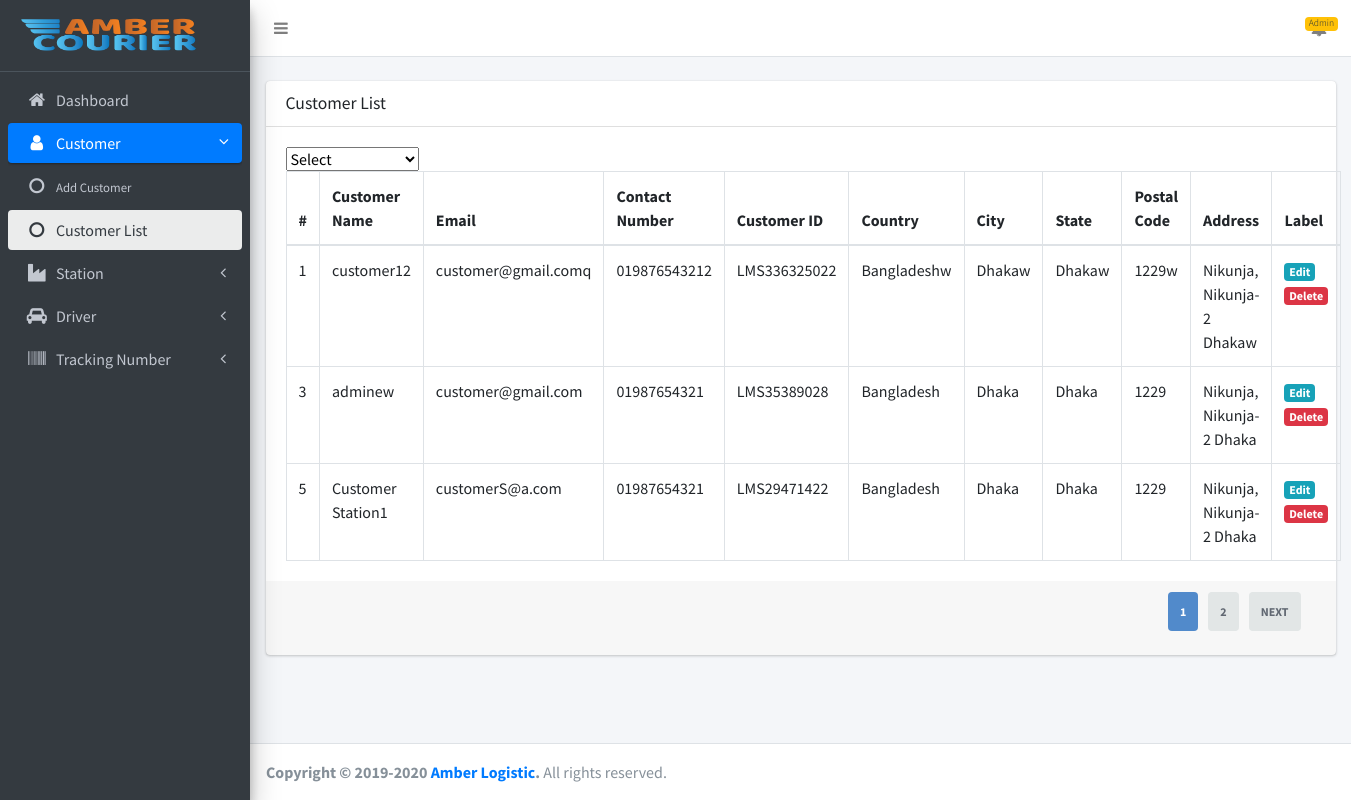
The page /admin/customers/view.php (signed in) on the database its author committed.
### tables this page shows
CREATE TABLE `customers` (
  `id` int(11) NOT NULL,
  `username` varchar(255) DEFAULT NULL,
  `password` varchar(255) DEFAULT NULL,
  `name` varchar(255) DEFAULT NULL,
  `email` varchar(255) DEFAULT NULL,
  `contact_number` varchar(255) DEFAULT NULL,
  `custom_id` varchar(255) DEFAULT NULL,
  `company_name` varchar(255) DEFAULT NULL,
  `country` varchar(255) DEFAULT NULL,
  `state` varchar(255) DEFAULT NULL,
  `city` varchar(255) DEFAULT NULL,
  `post_code` varchar(255) DEFAULT NULL,
  `address` varchar(255) DEFAULT NULL,
  `creator_type` int(11) DEFAULT NULL COMMENT '1=admin,2=station',
  `created_by` int(11) DEFAULT NULL,
  `created_at` timestamp NULL DEFAULT current_timestamp()
);

### admin/customers/view.php (the view, shortened to what this page needs)
<?php
include(ROOT_PATH . "includes/db.php");
$total_pages = $con->query('SELECT * FROM customers')->num_rows;
$page = isset($_GET['page']) && is_numeric($_GET['page']) ? $_GET['page'] : 1;
$num_results_on_page = PAGINATION;
$calc_page = ($page - 1) * $num_results_on_page;
$query = "SELECT * FROM customers ORDER BY id LIMIT $calc_page,$num_results_on_page";
$result = mysqli_query($con, $query);
?>
<!DOCTYPE html>
<html lang="en">
<?php
include(ROOT_PATH . "admin/includes/head.php"); ?>
<body class="hold-transition sidebar-mini layout-fixed">
<div class="wrapper">
    <?php
    include(ROOT_PATH . "admin/includes/header.php");
    include(ROOT_PATH . "admin/includes/sidebar.php");
    ?>
    <div class="content-wrapper">
        <br>
        <section class="content">
            <div class="container-fluid">
                <div class="row">
                    <div class="col-md-12">
                        <div class="card">
                            <div class="card-header">
                                <h3 class="card-title">Customer List</h3>
                            </div>
                            <div class="card-body">
                                <select id="mySelect">
                                    <option>Select</option>
                                </select>
                                <table class="table table-bordered">
                                    <thead>
                                    <tr>
                                        <th style="width: 10px" id="id">#</th>
                                        <th id="name">Customer Name</th>
                                        <th id="email">Email</th>
                                        <th id="c_number">Contact Number</th>
                                        <th id="c_id">Customer ID</th>
                                        <th id="country">Country</th>
                                        <th id="city">City</th>
                                        <th id="state">State</th>
                                        <th id="post_code">Postal Code</th>
                                        <th id="address">Address</th>
                                        <th id="label" style="width: 40px">Label</th>
                                    </tr>
                                    </thead>
                                    <tbody>
                                    <?php
                                    while ($row = mysqli_fetch_assoc($result)) {
                                        ?>
                                        <tr id="row<?php echo $row['id']; ?>">
                                            <td><?php echo $row['id']; ?></td>
                                            <td><?php echo $row['username']; ?></td>
                                            <td><?php echo $row['email']; ?></td>
                                            <td><?php echo $row['contact_number']; ?></td>
                                            <td><?php echo $row['custom_id']; ?></td>
                                            <td><?php echo $row['country']; ?></td>
                                            <td><?php echo $row['city']; ?></td>
                                            <td><?php echo $row['state']; ?></td>
                                            <td><?php echo $row['post_code']; ?></td>
                                            <td><?php echo $row['address']; ?></td>
                                            <td>
                                                <a href="edit.php?id=<?php echo $row['id']; ?>"><span
                                                            class="badge bg-info">Edit</span></a>
                                                <a href="#" id="<?php echo $row['id']; ?>"
                                                   onclick="deleteFunction(this.id)"><span class="badge bg-danger">Delete</span></a>
                                            </td>
                                        </tr>
                                    <?php } ?>
                                    </tbody>
                                </table>
                            </div>
                            <div class="card-footer clearfix">
                                <?php if (ceil($total_pages / $num_results_on_page) > 0): ?>
                                    <ul class="pagination  pull-right">
                                        <li class="currentpage"><a
                                                    href="view.php?page=<?php echo $page ?>"><?php echo $page ?></a>
                                        </li>
                                        <?php if ($page + 1 < ceil($total_pages / $num_results_on_page) + 1): ?>
                                            <li class="page"><a
                                                    href="view.php?page=<?php echo $page + 1 ?>"><?php echo $page + 1 ?></a>
                                            </li><?php endif; ?>
                                        <?php if ($page < ceil($total_pages / $num_results_on_page)): ?>
                                            <li class="next"><a
                                                        href="view.php?page=<?php echo $page + 1 ?>">Next</a></li>
                                        <?php endif; ?>
                                    </ul>
                                <?php endif; ?>
                            </div>
                        </div>
                    </div>
                </div>
            </div>
        </section>
    </div>
    <?php include(ROOT_PATH . "admin/includes/footer.php"); ?>
</div>
</body>
</html>

### assets/all/css/pagination.css (style rules this page uses)
.pagination { list-style-type: none; padding: 5px 5px; display: inline-flex; justify-content: space-between; box-sizing: border-box; }
.pagination li { box-sizing: border-box; padding-right: 10px; }
.pagination li a { box-sizing: border-box; background-color: #e2e6e6; padding: 12px; text-decoration: none; font-size: 12px; font-weight: bold; color: #616872; border-radius: 4px; }
.pagination .next a, .pagination .prev a { text-transform: uppercase; font-size: 12px; }
.pagination .currentpage a { background-color: #518acb; color: #fff; }

### rows shown on the page
customers: id "1", username "customer12", email "customer@gmail.comq", contact_number "019876543212", custom "LMS336325022", country "Bangladeshw", city "Dhakaw", state "Dhakaw", post_code "1229w", address "Nikunja, Nikunja-2 Dhakaw"
customers: id "3", username "adminew", email "customer@gmail.com", contact_number "01987654321", custom "LMS35389028", country "Bangladesh", city "Dhaka", state "Dhaka", post_code "1229", address "Nikunja, Nikunja-2 Dhaka"
customers: id "5", username "Customer Station1", email "customerS@a.com", contact_number "01987654321", custom "LMS29471422", country "Bangladesh", city "Dhaka", state "Dhaka", post_code "1229", address "Nikunja, Nikunja-2 Dhaka"

### other values the page prints
Session::get('admin') "Admin"
$page "1"
$page + 1 "2"
